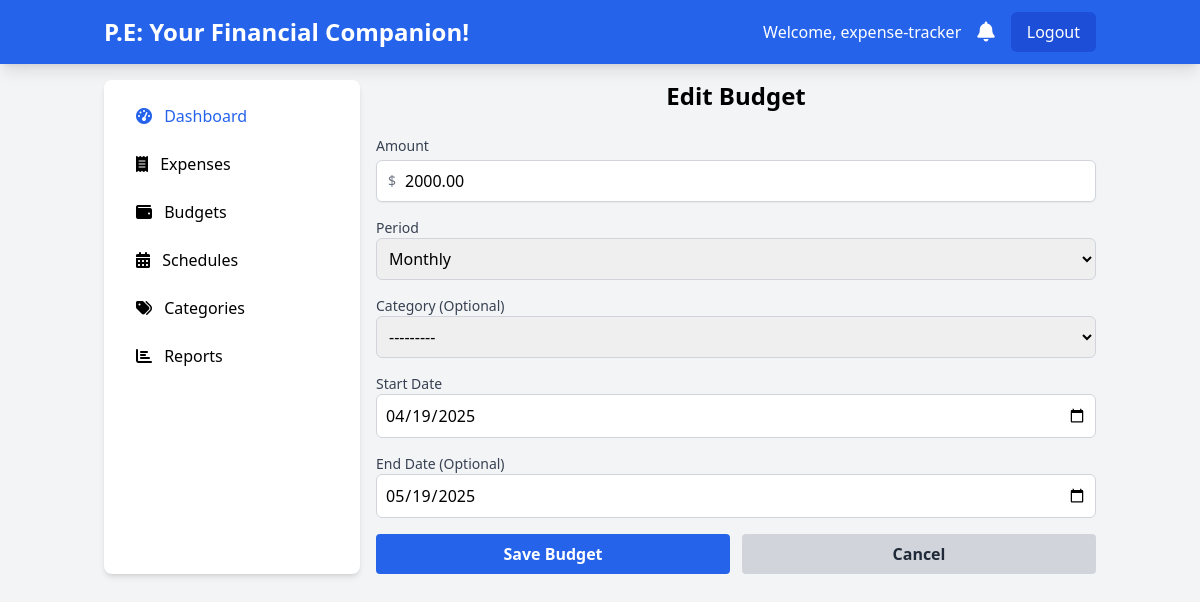
The app's page /budget/6/edit/ (signed in) with its own data.
### expenses/models.py (models this page shows, shortened)
class Budget(models.Model):
    PERIOD_CHOICES = [
        ('daily', 'Daily'),
        ('weekly', 'Weekly'),
        ('monthly', 'Monthly'),
    ]
    user = models.ForeignKey(User, on_delete=models.CASCADE)
    amount = models.DecimalField(max_digits=10, decimal_places=2, validators=[MinValueValidator(0)])
    period = models.CharField(max_length=10, choices=PERIOD_CHOICES)
    start_date = models.DateField()
    end_date = models.DateField(null=True, blank=True)
    category = models.ForeignKey(Category, on_delete=models.SET_NULL, null=True, blank=True)

### expenses/views.py (the view)
# urls.py: path('budget/<int:budget_id>/edit/', views.edit_budget, name='edit_budget'),
@login_required
def edit_budget(request, budget_id):
    budget = get_object_or_404(Budget, id=budget_id, user=request.user)
    if request.method == 'POST':
        form = BudgetForm(request.POST, instance=budget)
        if form.is_valid():
            form.save()
            messages.success(request, 'Budget updated successfully!')
            return redirect('budgets_list')
    else:
        form = BudgetForm(instance=budget)
    return render(request, 'expenses/edit_budget.html', {'form': form})

### expenses/forms.py
class BudgetForm(forms.ModelForm):
    class Meta:
        model = Budget
        fields = ['amount', 'period', 'start_date', 'end_date', 'category']
        widgets = {
            'start_date': forms.DateInput(attrs={'type': 'date'}),
            'end_date': forms.DateInput(attrs={'type': 'date'}),
        }

### expenses/models.py (called while the page is built)
    def __str__(self):
        return self.name

### expenses/templates/expenses/edit_budget.html
{% extends "expenses/base.html" %}
{% block content %}
<h2 class="text-2xl font-bold text-center mb-6">Edit Budget</h2>
{% include "expenses/budget_form.html" %}
{% endblock %}

### expenses/templates/expenses/base.html (shortened to what this page needs)
<!DOCTYPE html>
<html lang="en">
<head>
    <script src="https://cdn.tailwindcss.com"></script>
    <link href="https://cdnjs.cloudflare.com/ajax/libs/font-awesome/6.0.0-beta3/css/all.min.css" rel="stylesheet">
</head>
<body class="bg-gray-100">
    <nav class="bg-blue-600 text-white shadow-lg">
        <div class="container mx-auto px-4 py-3 flex justify-between items-center">
            {% if user.is_authenticated %}
            <a href="{% url 'dashboard' %}" class="text-2xl font-bold">P.E: Your Financial Companion!</a>
            {% endif %}
            {% if user.is_authenticated %}
            <div class="flex items-center space-x-4">
                <span class="hidden md:inline">Welcome, {{ user.username }}</span>
                <a href="{% url 'notifications_list' %}" class="relative">
                    <i class="fas fa-bell text-xl"></i>
                </a>
                <a href="{% url 'logout' %}" class="bg-blue-700 hover:bg-blue-800 px-4 py-2 rounded-md">Logout</a>
            </div>
            {% else %}
            <div>
                <a href="{% url 'login' %}" class="bg-blue-700 hover:bg-blue-800 px-4 py-2 rounded-md mr-2">Login</a>
                <a href="{% url 'register' %}" class="bg-green-600 hover:bg-green-700 px-4 py-2 rounded-md">Sign Up</a>
            </div>
            {% endif %}
        </div>
    </nav>
    {% if user.is_authenticated %}
    <div class="container mx-auto px-4 py-4 flex">
        <aside class="w-64 bg-white rounded-lg shadow-md p-4 mr-4 hidden md:block">
            <ul class="space-y-2">
                <li>
                    <a href="{% url 'dashboard' %}" class="block px-4 py-2 rounded hover:bg-blue-100 text-blue-600">
                        <i class="fas fa-tachometer-alt mr-2"></i> Dashboard
                    </a>
                </li>
                <li>
                    <a href="{% url 'expenses_list' %}" class="block px-4 py-2 rounded hover:bg-blue-100">
                        <i class="fas fa-receipt mr-2"></i> Expenses
                    </a>
                </li>
                <li>
                    <a href="{% url 'budgets_list' %}" class="block px-4 py-2 rounded hover:bg-blue-100">
                        <i class="fas fa-wallet mr-2"></i> Budgets
                    </a>
                </li>
                <li>
                    <a href="{% url 'schedules_list' %}" class="block px-4 py-2 rounded hover:bg-blue-100">
                        <i class="fas fa-calendar-alt mr-2"></i> Schedules
                    </a>
                </li>
                <li>
                    <a href="{% url 'categories_list' %}" class="block px-4 py-2 rounded hover:bg-blue-100">
                        <i class="fas fa-tags mr-2"></i> Categories
                    </a>
                </li>
                <li>
                    <a href="{% url 'reports' %}" class="block px-4 py-2 rounded hover:bg-blue-100">
                        <i class="fas fa-chart-bar mr-2"></i> Reports
                    </a>
                </li>
            </ul>
        </aside>
        {% endif %}
        <main class="flex-1">
            {% block content %}{% endblock %}
        </main>
    </div>
</body>
</html>

### expenses/templates/expenses/budget_form.html (shortened to what this page needs)
<form method="post" class="space-y-4">
    <div>
        <label for="id_amount" class="block text-sm font-medium text-gray-700">Amount</label>
        <div class="mt-1 relative rounded-md shadow-sm">
            <div class="absolute inset-y-0 left-0 pl-3 flex items-center pointer-events-none">
                <span class="text-gray-500 sm:text-sm">$</span>
            </div>
            {{ form.amount }}
        </div>
    </div>
    <div>
        <label for="id_period" class="block text-sm font-medium text-gray-700">Period</label>
        {{ form.period }}
    </div>
    <div>
        <label for="id_category" class="block text-sm font-medium text-gray-700">Category (Optional)</label>
        {{ form.category }}
    </div>
    <div>
        <label for="id_start_date" class="block text-sm font-medium text-gray-700">Start Date</label>
        {{ form.start_date }}
    </div>
    <div>
        <label for="id_end_date" class="block text-sm font-medium text-gray-700">End Date (Optional)</label>
        {{ form.end_date }}
    </div>
    <div class="flex space-x-3">
        <button type="submit" class="flex-1 bg-blue-600 hover:bg-blue-700 text-white font-bold py-2 px-4 rounded">
            Save Budget
        </button>
        <a href="{% url 'budgets_list' %}" class="flex-1 bg-gray-300 hover:bg-gray-400 text-gray-800 font-bold py-2 px-4 rounded text-center">
            Cancel
        </a>
    </div>
</form>

### expenses/templates/expenses/budget_form.html (style rules this page uses)
#id_amount, #id_period, #id_category, #id_start_date, #id_end_date { width: 100%; padding: 0.5rem; border: 1px solid #d1d5db; border-radius: 0.375rem; }
#id_amount { padding-left: 1.75rem; }

### records on screen
Budget: amount "2000.00", period "Monthly", category "---------", start_date "04/19/2025", end_date "05/19/2025"

### other values on screen
{{ user.username }} "expense-tracker"
